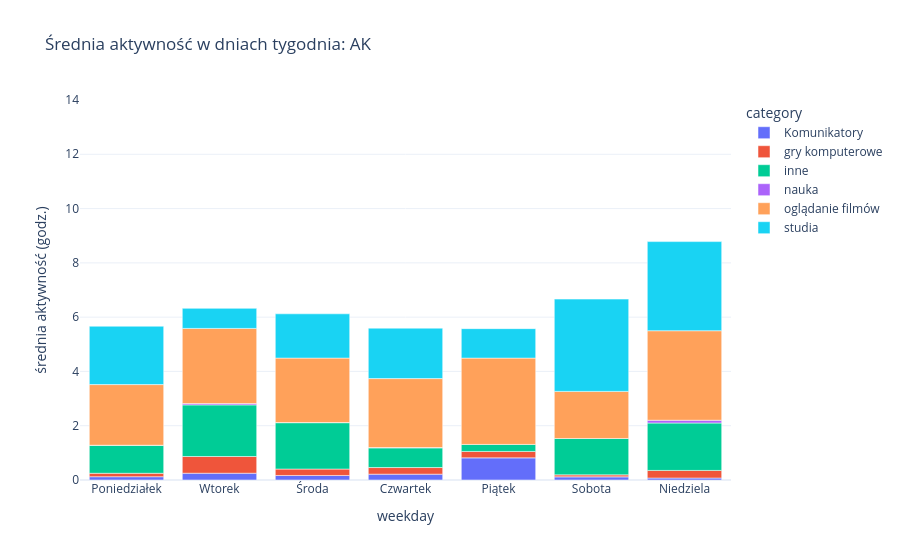

Notebook code for this chart:
### Code cell
osoba = "AK"
df3 = df2[df2['osoba'] == osoba]
ylim = np.ceil(df2.groupby(['osoba','weekday'])['average_activity'].sum().reset_index()['average_activity'].max())
df3['average_activity_hm'] = df3['average_activity'].apply(lambda x: f"{int(x)}h {int(((x%1)*60))}m")
fig = px.bar(df3,
       x='weekday',
       y = 'average_activity',
       color=agregator,
       category_orders={'weekday':['Poniedziałek','Wtorek','Środa','Czwartek','Piątek','Sobota','Niedziela']},
       labels={'weekday_number':'dzień tygodnia','average_activity':'średnia aktywność (godz.)',agregator:agregator},
       title=f"Średnia aktywność w dniach tygodnia: {osoba}",
       template='plotly_white',
       hover_data={
       agregator: True,                  # pokaż nazwę aplikacji/kategorii
       'average_activity_hm': True,      # pokaż czas w Hh Mm
       'average_activity': True,          # ukryj dziesiętne godziny
       'weekday':False
       },
       range_y=[0,ylim])

for trace in fig.data:
    # bierzemy tylko wiersze df3, które pasują do tego trace (trace.name = nazwa grupy)
    subset = df3[df3[agregator] == trace.name].copy()
    trace.customdata = np.stack(
        (subset[agregator], subset['average_activity_hm']), axis=-1
    )
    trace.hovertemplate = (
        "<b>%{customdata[0]}</b><br>"
        "Czas średni: %{customdata[1]}"
        "<extra></extra>"
    )
fig.show()

### Figure 1 — Plotly figure (JSON) as saved in the notebook; plotly's stock layout.template omitted (floating-point values rounded to 4 significant figures)
{"data": [{"customdata": [["Komunikatory", "0h 12m"], ["gry komputerowe", "0h 14m"], ["inne", "0h 43m"], ["nauka", "0h 0m"], ["oglądanie filmów", "2h 32m"], ["studia", "1h 51m"], ["Komunikatory", "0h 4m"], ["gry komputerowe", "0h 16m"], ["inne", "1h 44m"], ["nauka", "0h 6m"], ["oglądanie filmów", "3h 17m"], ["studia", "3h 17m"], ["Komunikatory", "0h 48m"], ["gry komputerowe", "0h 14m"], ["inne", "0h 15m"], ["oglądanie filmów", "3h 10m"], ["studia", "1h 5m"], ["Komunikatory", "0h 7m"], ["gry komputerowe", "0h 7m"], ["inne", "1h 2m"], ["nauka", "0h 0m"], ["oglądanie filmów", "2h 14m"], ["studia", "2h 8m"], ["Komunikatory", "0h 6m"], ["gry komputerowe", "0h 4m"], ["inne", "1h 20m"], ["oglądanie filmów", "1h 44m"], ["studia", "3h 24m"], ["Komunikatory", "0h 15m"], ["gry komputerowe", "0h 36m"], ["inne", "1h 54m"], ["nauka", "0h 2m"], ["oglądanie filmów", "2h 46m"], ["studia", "0h 44m"], ["Komunikatory", "0h 10m"], ["gry komputerowe", "0h 14m"], ["inne", "1h 42m"], ["nauka", "0h 0m"], ["oglądanie filmów", "2h 22m"], ["studia", "1h 37m"]], "hovertemplate": "<b>%{customdata[0]}</b><br>Czas średni: %{customdata[1]}<extra></extra>", "legendgroup": "Komunikatory", "marker": {"color": "#636efa", "pattern": {"shape": ""}}, "name": "Komunikatory", "orientation": "v", "showlegend": true, "textposition": "auto", "type": "bar", "x": ["Czwartek", "Niedziela", "Piątek", "Poniedziałek", "Sobota", "Wtorek", "Środa"], "xaxis": "x", "y": [0.215, 0.0725, 0.8156, 0.1213, 0.1154, 0.2501, 0.1674], "yaxis": "y"}, {"customdata": [["Komunikatory", "0h 12m"], ["gry komputerowe", "0h 14m"], ["inne", "0h 43m"], ["nauka", "0h 0m"], ["oglądanie filmów", "2h 32m"], ["studia", "1h 51m"], ["Komunikatory", "0h 4m"], ["gry komputerowe", "0h 16m"], ["inne", "1h 44m"], ["nauka", "0h 6m"], ["oglądanie filmów", "3h 17m"], ["studia", "3h 17m"], ["Komunikatory", "0h 48m"], ["gry komputerowe", "0h 14m"], ["inne", "0h 15m"], ["oglądanie filmów", "3h 10m"], ["studia", "1h 5m"], ["Komunikatory", "0h 7m"], ["gry komputerowe", "0h 7m"], ["inne", "1h 2m"], ["nauka", "0h 0m"], ["oglądanie filmów", "2h 14m"], ["studia", "2h 8m"], ["Komunikatory", "0h 6m"], ["gry komputerowe", "0h 4m"], ["inne", "1h 20m"], ["oglądanie filmów", "1h 44m"], ["studia", "3h 24m"], ["Komunikatory", "0h 15m"], ["gry komputerowe", "0h 36m"], ["inne", "1h 54m"], ["nauka", "0h 2m"], ["oglądanie filmów", "2h 46m"], ["studia", "0h 44m"], ["Komunikatory", "0h 10m"], ["gry komputerowe", "0h 14m"], ["inne", "1h 42m"], ["nauka", "0h 0m"], ["oglądanie filmów", "2h 22m"], ["studia", "1h 37m"]], "hovertemplate": "<b>%{customdata[0]}</b><br>Czas średni: %{customdata[1]}<extra></extra>", "legendgroup": "gry komputerowe", "marker": {"color": "#EF553B", "pattern": {"shape": ""}}, "name": "gry komputerowe", "orientation": "v", "showlegend": true, "textposition": "auto", "type": "bar", "x": ["Czwartek", "Niedziela", "Piątek", "Poniedziałek", "Sobota", "Wtorek", "Środa"], "xaxis": "x", "y": [0.2439, 0.2809, 0.2371, 0.1261, 0.07404, 0.6162, 0.2357], "yaxis": "y"}, {"customdata": [["Komunikatory", "0h 12m"], ["gry komputerowe", "0h 14m"], ["inne", "0h 43m"], ["nauka", "0h 0m"], ["oglądanie filmów", "2h 32m"], ["studia", "1h 51m"], ["Komunikatory", "0h 4m"], ["gry komputerowe", "0h 16m"], ["inne", "1h 44m"], ["nauka", "0h 6m"], ["oglądanie filmów", "3h 17m"], ["studia", "3h 17m"], ["Komunikatory", "0h 48m"], ["gry komputerowe", "0h 14m"], ["inne", "0h 15m"], ["oglądanie filmów", "3h 10m"], ["studia", "1h 5m"], ["Komunikatory", "0h 7m"], ["gry komputerowe", "0h 7m"], ["inne", "1h 2m"], ["nauka", "0h 0m"], ["oglądanie filmów", "2h 14m"], ["studia", "2h 8m"], ["Komunikatory", "0h 6m"], ["gry komputerowe", "0h 4m"], ["inne", "1h 20m"], ["oglądanie filmów", "1h 44m"], ["studia", "3h 24m"], ["Komunikatory", "0h 15m"], ["gry komputerowe", "0h 36m"], ["inne", "1h 54m"], ["nauka", "0h 2m"], ["oglądanie filmów", "2h 46m"], ["studia", "0h 44m"], ["Komunikatory", "0h 10m"], ["gry komputerowe", "0h 14m"], ["inne", "1h 42m"], ["nauka", "0h 0m"], ["oglądanie filmów", "2h 22m"], ["studia", "1h 37m"]], "hovertemplate": "<b>%{customdata[0]}</b><br>Czas średni: %{customdata[1]}<extra></extra>", "legendgroup": "inne", "marker": {"color": "#00cc96", "pattern": {"shape": ""}}, "name": "inne", "orientation": "v", "showlegend": true, "textposition": "auto", "type": "bar", "x": ["Czwartek", "Niedziela", "Piątek", "Poniedziałek", "Sobota", "Wtorek", "Środa"], "xaxis": "x", "y": [0.727, 1.746, 0.2581, 1.033, 1.34, 1.901, 1.711], "yaxis": "y"}, {"customdata": [["Komunikatory", "0h 12m"], ["gry komputerowe", "0h 14m"], ["inne", "0h 43m"], ["nauka", "0h 0m"], ["oglądanie filmów", "2h 32m"], ["studia", "1h 51m"], ["Komunikatory", "0h 4m"], ["gry komputerowe", "0h 16m"], ["inne", "1h 44m"], ["nauka", "0h 6m"], ["oglądanie filmów", "3h 17m"], ["studia", "3h 17m"], ["Komunikatory", "0h 48m"], ["gry komputerowe", "0h 14m"], ["inne", "0h 15m"], ["oglądanie filmów", "3h 10m"], ["studia", "1h 5m"], ["Komunikatory", "0h 7m"], ["gry komputerowe", "0h 7m"], ["inne", "1h 2m"], ["nauka", "0h 0m"], ["oglądanie filmów", "2h 14m"], ["studia", "2h 8m"], ["Komunikatory", "0h 6m"], ["gry komputerowe", "0h 4m"], ["inne", "1h 20m"], ["oglądanie filmów", "1h 44m"], ["studia", "3h 24m"], ["Komunikatory", "0h 15m"], ["gry komputerowe", "0h 36m"], ["inne", "1h 54m"], ["nauka", "0h 2m"], ["oglądanie filmów", "2h 46m"], ["studia", "0h 44m"], ["Komunikatory", "0h 10m"], ["gry komputerowe", "0h 14m"], ["inne", "1h 42m"], ["nauka", "0h 0m"], ["oglądanie filmów", "2h 22m"], ["studia", "1h 37m"]], "hovertemplate": "<b>%{customdata[0]}</b><br>Czas średni: %{customdata[1]}<extra></extra>", "legendgroup": "nauka", "marker": {"color": "#ab63fa", "pattern": {"shape": ""}}, "name": "nauka", "orientation": "v", "showlegend": true, "textposition": "auto", "type": "bar", "x": ["Czwartek", "Niedziela", "Poniedziałek", "Wtorek", "Środa"], "xaxis": "x", "y": [0.008429, 0.1028, 0.0007042, 0.04711, 0.00178], "yaxis": "y"}, {"customdata": [["Komunikatory", "0h 12m"], ["gry komputerowe", "0h 14m"], ["inne", "0h 43m"], ["nauka", "0h 0m"], ["oglądanie filmów", "2h 32m"], ["studia", "1h 51m"], ["Komunikatory", "0h 4m"], ["gry komputerowe", "0h 16m"], ["inne", "1h 44m"], ["nauka", "0h 6m"], ["oglądanie filmów", "3h 17m"], ["studia", "3h 17m"], ["Komunikatory", "0h 48m"], ["gry komputerowe", "0h 14m"], ["inne", "0h 15m"], ["oglądanie filmów", "3h 10m"], ["studia", "1h 5m"], ["Komunikatory", "0h 7m"], ["gry komputerowe", "0h 7m"], ["inne", "1h 2m"], ["nauka", "0h 0m"], ["oglądanie filmów", "2h 14m"], ["studia", "2h 8m"], ["Komunikatory", "0h 6m"], ["gry komputerowe", "0h 4m"], ["inne", "1h 20m"], ["oglądanie filmów", "1h 44m"], ["studia", "3h 24m"], ["Komunikatory", "0h 15m"], ["gry komputerowe", "0h 36m"], ["inne", "1h 54m"], ["nauka", "0h 2m"], ["oglądanie filmów", "2h 46m"], ["studia", "0h 44m"], ["Komunikatory", "0h 10m"], ["gry komputerowe", "0h 14m"], ["inne", "1h 42m"], ["nauka", "0h 0m"], ["oglądanie filmów", "2h 22m"], ["studia", "1h 37m"]], "hovertemplate": "<b>%{customdata[0]}</b><br>Czas średni: %{customdata[1]}<extra></extra>", "legendgroup": "oglądanie filmów", "marker": {"color": "#FFA15A", "pattern": {"shape": ""}}, "name": "oglądanie filmów", "orientation": "v", "showlegend": true, "textposition": "auto", "type": "bar", "x": ["Czwartek", "Niedziela", "Piątek", "Poniedziałek", "Sobota", "Wtorek", "Środa"], "xaxis": "x", "y": [2.542, 3.297, 3.18, 2.234, 1.736, 2.77, 2.376], "yaxis": "y"}, {"customdata": [["Komunikatory", "0h 12m"], ["gry komputerowe", "0h 14m"], ["inne", "0h 43m"], ["nauka", "0h 0m"], ["oglądanie filmów", "2h 32m"], ["studia", "1h 51m"], ["Komunikatory", "0h 4m"], ["gry komputerowe", "0h 16m"], ["inne", "1h 44m"], ["nauka", "0h 6m"], ["oglądanie filmów", "3h 17m"], ["studia", "3h 17m"], ["Komunikatory", "0h 48m"], ["gry komputerowe", "0h 14m"], ["inne", "0h 15m"], ["oglądanie filmów", "3h 10m"], ["studia", "1h 5m"], ["Komunikatory", "0h 7m"], ["gry komputerowe", "0h 7m"], ["inne", "1h 2m"], ["nauka", "0h 0m"], ["oglądanie filmów", "2h 14m"], ["studia", "2h 8m"], ["Komunikatory", "0h 6m"], ["gry komputerowe", "0h 4m"], ["inne", "1h 20m"], ["oglądanie filmów", "1h 44m"], ["studia", "3h 24m"], ["Komunikatory", "0h 15m"], ["gry komputerowe", "0h 36m"], ["inne", "1h 54m"], ["nauka", "0h 2m"], ["oglądanie filmów", "2h 46m"], ["studia", "0h 44m"], ["Komunikatory", "0h 10m"], ["gry komputerowe", "0h 14m"], ["inne", "1h 42m"], ["nauka", "0h 0m"], ["oglądanie filmów", "2h 22m"], ["studia", "1h 37m"]], "hovertemplate": "<b>%{customdata[0]}</b><br>Czas średni: %{customdata[1]}<extra></extra>", "legendgroup": "studia", "marker": {"color": "#19d3f3", "pattern": {"shape": ""}}, "name": "studia", "orientation": "v", "showlegend": true, "textposition": "auto", "type": "bar", "x": ["Czwartek", "Niedziela", "Piątek", "Poniedziałek", "Sobota", "Wtorek", "Środa"], "xaxis": "x", "y": [1.858, 3.284, 1.085, 2.149, 3.4, 0.7395, 1.631], "yaxis": "y"}], "layout": {"barmode": "relative", "legend": {"title": {"text": "category"}, "tracegroupgap": 0}, "title": {"text": "Średnia aktywność w dniach tygodnia: AK"}, "xaxis": {"anchor": "y", "categoryarray": ["Poniedziałek", "Wtorek", "Środa", "Czwartek", "Piątek", "Sobota", "Niedziela"], "categoryorder": "array", "domain": [0, 1], "title": {"text": "weekday"}}, "yaxis": {"anchor": "x", "domain": [0, 1], "range": [0, 14], "title": {"text": "średnia aktywność (godz.)"}}}}
